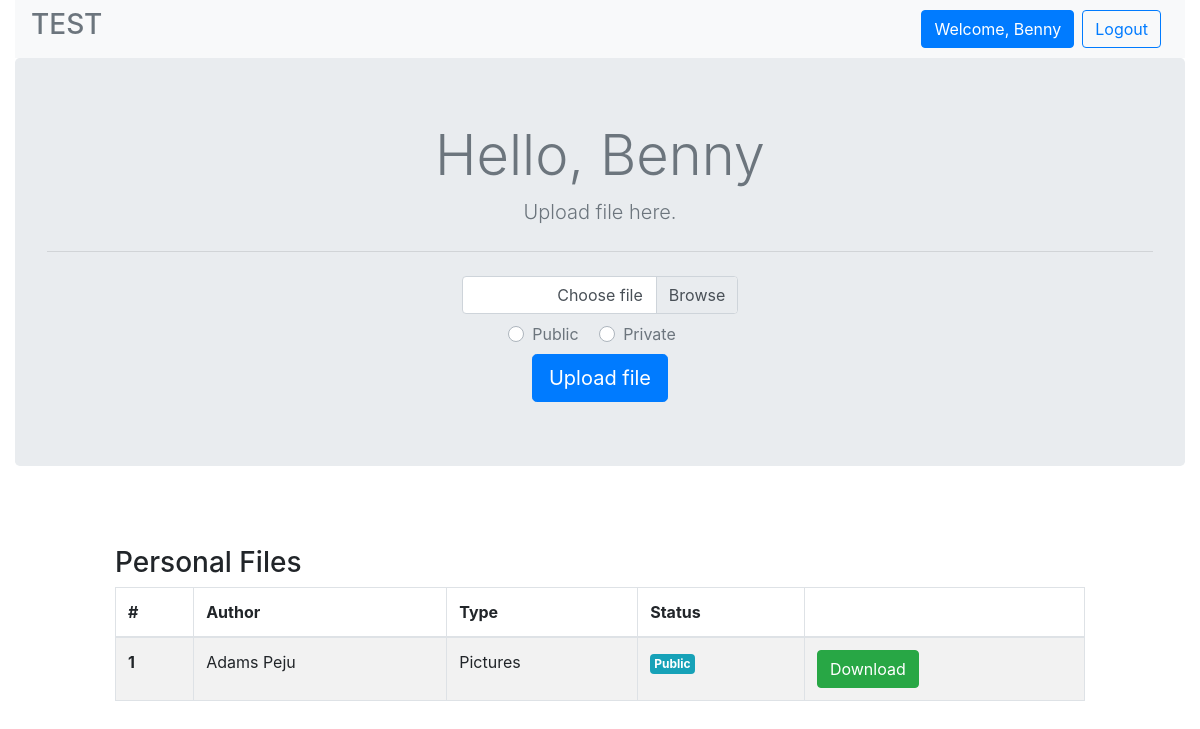
The page /profile.php?id=2 (signed in) on the database its author committed.
### tables this page shows
CREATE TABLE `users` (
  `id` bigint(20) UNSIGNED NOT NULL,
  `firstname` varchar(255) NOT NULL,
  `lastname` varchar(255) NOT NULL,
  `email` varchar(255) NOT NULL,
  `pwd` varchar(255) NOT NULL
);

CREATE TABLE `files` (
  `id` bigint(20) UNSIGNED NOT NULL,
  `users_id` bigint(20) UNSIGNED NOT NULL,
  `file_location` varchar(255) NOT NULL,
  `file_type` enum('public','private') NOT NULL DEFAULT 'public',
  `file_format` varchar(50) DEFAULT NULL
);

### utility.php (called while the page is built, shortened)
<?php
class utility
{
	function __construct()
	{
		$this->conn = new Mysqli('localhost','root','','testing');
	}
}
?>

### user.php (called while the page is built, shortened)
<?php
    require("utility.php");
    class User extends utility
    {
        function getDetail($id)
        {
            $sql = "SELECT * FROM users WHERE id = '$id'";
            $result = $this->conn->query($sql);
            if ($result->num_rows > 0) {
                $row = $result->fetch_assoc();
            }
            return $row;
        }
    }
?>

### file.php (called while the page is built, shortened)
<?php
    class File
    {
        protected $conn;
        function __construct()
        {
            $this->conn = new Mysqli('localhost','root','','testing');
        }
        function viewuser($userid)
        {
            $sql = "SELECT users.firstname, users.lastname,files.id, files.file_type,files.file_format, files.file_location FROM files
            INNER JOIN users ON users.id = files.users_id
            WHERE users_id = '$userid' AND files.file_type = 'public'";
            $result = $this->conn->query($sql);
            $items=[];
            if ($result->num_rows > 0) {
                while ($row = $result->fetch_assoc()) {
                    $items[] = $row;
                }
            }
            return $items;
        }
    }
?>

### profile.php (the view, shortened to what this page needs)
<?php
    require ("user.php");
    require ("file.php");
    $obj = new User;
    $res = new File;
    if (isset($_GET['id']) and !isset($_SESSION['user'])) {
        $viewuserfiles = $res->viewuser($_GET['id']);
    }elseif (isset($_GET['id']) and isset($_SESSION['user']) !== isset($_GET['id'])) {
        $viewuserfiles = $res->viewuser($_GET['id']);
    }elseif (isset($_SESSION['user']) || isset($_SESSION['user']) == (isset($_GET['id']))) {
        $personalFiles  = $res->personalFiles($_SESSION['user']);
        $detail = $obj->getDetail($_SESSION['user']);
        if (isset($_GET['id'])) {
            $viewuserfiles = $res->viewuser($_GET['id']);
        }
    } else{
        header("location: index.php");
    }
?>
<!DOCTYPE html>
<html lang="en">
<head>
    <link rel="stylesheet" href="https://cdn.jsdelivr.net/npm/bootstrap@4.5.3/dist/css/bootstrap.min.css"
>
</head>
<body>
    <div class="container-fluid">
        <div class="row">
            <div class="col-12">
                <nav class="navbar navbar-expand-lg navbar-light bg-light">
                    <a class=" h3 text-secondary" href="index.php">TEST</a>
                    <div class="collapse navbar-collapse " id="navbarNav">
                        <ul class="navbar-nav ml-auto">
                            <?php if (isset($_SESSION['user'])) { ?>
                            <li class="nav-item">
                                <a class=" btn btn-primary" href="profile.php">Welcome,
                                    <?php echo ucfirst($detail['firstname']) ?></a>
                            </li>
                            <li class="nav-item mx-2">
                                <a class=" btn btn-outline-primary" href="logout.php">Logout</a>
                            </li>
                            <?php } ?>
                        </ul>
                    </div>
                </nav>
            </div>
            <div class="col-12">
                <div class="jumbotron bg-mute text-secondary text-center">
                    <h1 class="display-4">Hello,
                        <?php if(isset($_SESSION['user'])){ echo ucfirst($detail['firstname']); } else{?>
                        User <?php }?>
                    </h1>
                    <?php if (isset($_SESSION['user'])) {?>
                    <p class="lead">Upload file here.</p>
                    <hr class="my-4">
                    <form action="uploadflow.php" method="post" enctype="multipart/form-data">
                        <div class="form-row ">
                            <div class="col-12">
                                <div class="custom-file w-25">
                                    <label class="custom-file-label" for="customFile">Choose file</label>
                                </div>
                            </div>
                            <div class="col-12 my-2">
                                <div class="custom-control custom-radio custom-control-inline">
                                    <label class="custom-control-label" for="public">Public</label>
                                </div>
                                <div class="custom-control custom-radio custom-control-inline">
                                    <label class="custom-control-label" for="private">Private</label>
                                </div>
                            </div>
                        </div>
                        <button type="submit" class="btn btn-primary btn-lg">Upload file</button>
                    </form>
                    <?php } ?>
                </div>
            </div>
            <div class="col-10 mx-auto">
                <?php if (isset($_GET['id']) and !isset($_SESSION['user'])) {?>
                <?php if (!empty($viewuserfiles)) { ?>
                <h3 class="mt-5">Personal Files</h3>
                <table class="table table-striped table-bordered ">
                    <thead>
                        <tr>
                            <th scope="col">#</th>
                            <th scope="col">Author</th>
                            <th scope="col">Type</th>
                            <th scope="col">Status</th>
                            <th scope="col"></th>
                        </tr>
                    </thead>
                    <tbody>
                        <?php
                        foreach ($viewuserfiles as $key => $viewuserfile) {?>
                        <tr>
                            <th scope="row">1</th>
                            <td><?php echo ucfirst($viewuserfile['firstname'] . ' ' . ucfirst($viewuserfile['lastname'])) ?>
                            </td>
                            <td><?php echo ucfirst($viewuserfile['file_format']) ?></td>
                            <td>
                                <span class="badge badge-info p-1
                                <?php
                                    if ($viewuserfile['file_type'] == 'private') {
                                        echo 'badge-warning';
                                    }else {
                                        echo 'badge-info';
                                    }
                                ?>
                                "><?php echo ucfirst($viewuserfile['file_type']) ?></span>
                            </td>
                            <td>
                                <a href="downloadflow.php?location=<?php echo $viewuserfile["file_location"]?>"
                                    onclick="return confirm('Are you sure?')" class="btn btn-success">Download</a>
                            </td>
                        </tr>
                        <?php } ?>
                    </tbody>
                </table>
                <?php } else{?>
                <div class="alert alert-primary" role="alert">
                    No file available
                </div>
                <?php }}elseif (isset($_GET['id']) and $_SESSION['user'] !== ($_GET['id'])) {?>
                <?php if (!empty($viewuserfiles)) { ?>
                <h3 class="mt-5">Personal Files</h3>
                <table class="table table-striped table-bordered ">
                    <thead>
                        <tr>
                            <th scope="col">#</th>
                            <th scope="col">Author</th>
                            <th scope="col">Type</th>
                            <th scope="col">Status</th>
                            <th scope="col"></th>
                        </tr>
                    </thead>
                    <tbody>
                        <?php
                        foreach ($viewuserfiles as $key => $viewuserfile) {?>
                        <tr>
                            <th scope="row">1</th>
                            <td> <?php echo ucfirst($viewuserfile['firstname'] . ' ' . ucfirst($viewuserfile['lastname'])) ?>
                            </td>
                            <td><?php echo ucfirst($viewuserfile['file_format']) ?></td>
                            <td>
                                <span class="badge badge-info p-1
                                <?php
                                    if ($viewuserfile['file_type'] == 'private') {
                                        echo 'badge-warning';
                                    }else {
                                        echo 'badge-info';
                                    }
                                ?>
                                "><?php echo ucfirst($viewuserfile['file_type']) ?></span>
                            </td>
                            <td>
                                <a href="downloadflow.php?location=<?php echo $viewuserfile["file_location"]?>"
                                    onclick="return confirm('Are you sure?')" class="btn btn-success">Download</a>
                            </td>
                        </tr>
                        <?php } ?>
                    </tbody>
                </table>
                <?php } else{?>
                <div class="alert alert-primary" role="alert">
                    No file available
                </div>
                <?php }}elseif(isset($_SESSION['user']) || $_SESSION['user'] == $_GET['id']){ ?>
                <?php if (!empty($personalFiles)) { ?>
                <h3 class="mt-5">Personal Files</h3>
                <table class="table table-striped table-bordered ">
                    <thead>
                        <tr>
                            <th scope="col">#</th>
                            <th scope="col">Author</th>
                            <th scope="col">Type</th>
                            <th scope="col">Status</th>
                            <th scope="col"></th>
                        </tr>
                    </thead>
                    <tbody>
                        <?php
                        foreach ($personalFiles as $key => $personalFile) {?>
                        <tr>
                            <th scope="row">1</th>
                            <td><?php echo ucfirst($personalFile['firstname'] . ' ' . ucfirst($personalFile['lastname'])) ?>
                            </td>
                            <td><?php echo ucfirst($personalFile['file_format']) ?></td>
                            <td>
                                <span class="badge badge-info p-1
                                <?php
                                    if ($personalFile['file_type'] == 'private') {
                                        echo 'badge-warning';
                                    }else {
                                        echo 'badge-info';
                                    }
                                ?>
                                "><?php echo ucfirst($personalFile['file_type']) ?></span>
                            </td>
                            <td>
                                <a href="downloadflow.php?location=<?php echo $personalFile["file_location"]?>"
                                    onclick="return confirm('Are you sure?')" class="btn btn-success">Download</a>
                                <?php if(isset($_SESSION['user'])) {?>
                                <a href="edit.php?id=<?php echo $personalFile['id']; ?>"
                                    class="btn btn-outline-info">Edit</a>
                                <a href="deleteflow.php?id=<?php echo $personalFile['id'] ?>&location=<?php echo $personalFile["file_location"]?>"
                                    onclick="return confirm('Are you sure?')" class="btn btn-outline-danger">Delete</a>
                                <?php }?>
                            </td>
                        </tr>
                        <?php } ?>
                    </tbody>
                </table>
                <?php } else{?>
                <div class="alert alert-primary" role="alert">
                    No file available
                </div>
                <?php }}?>
            </div>
        </div>
    </div>
</body>
</html>

### rows shown on the page
users: firstname "Benny"
files: users.lastname "Adams Peju", file_format "Pictures", file_type "Public"
